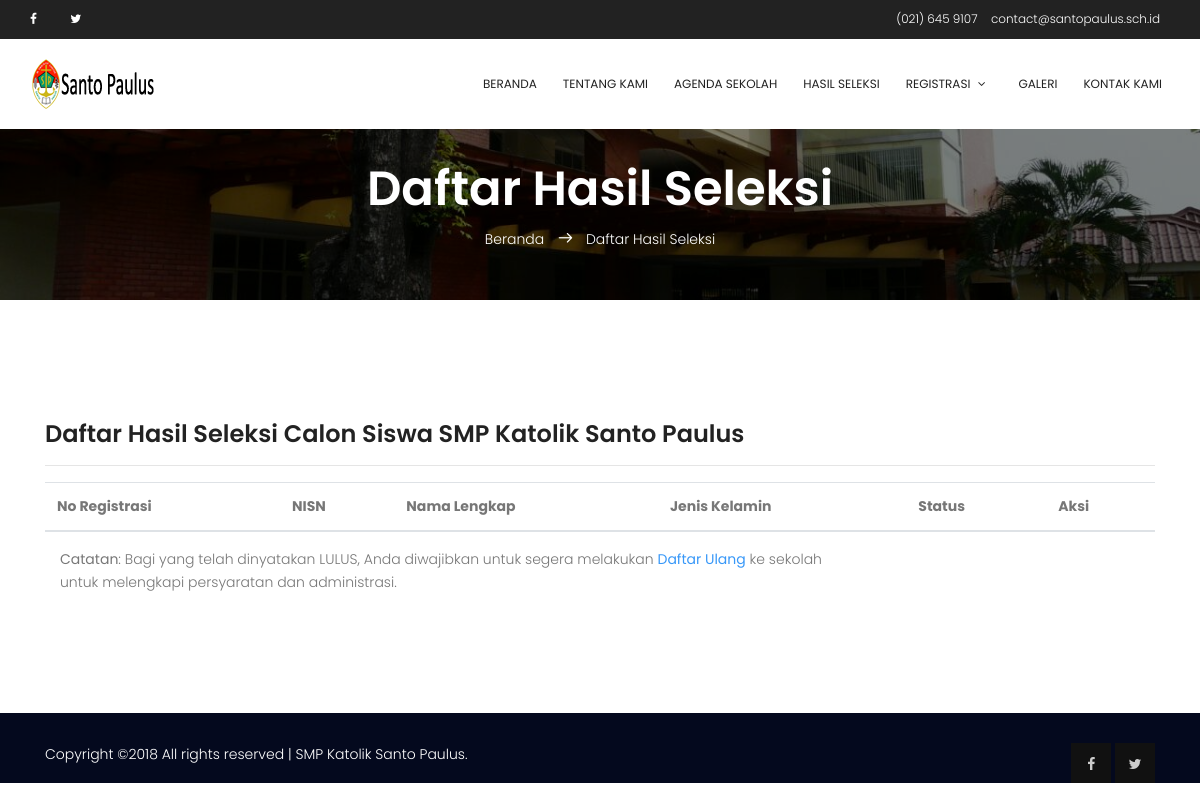
The app's page /?page=hasil-seleksi, older data.
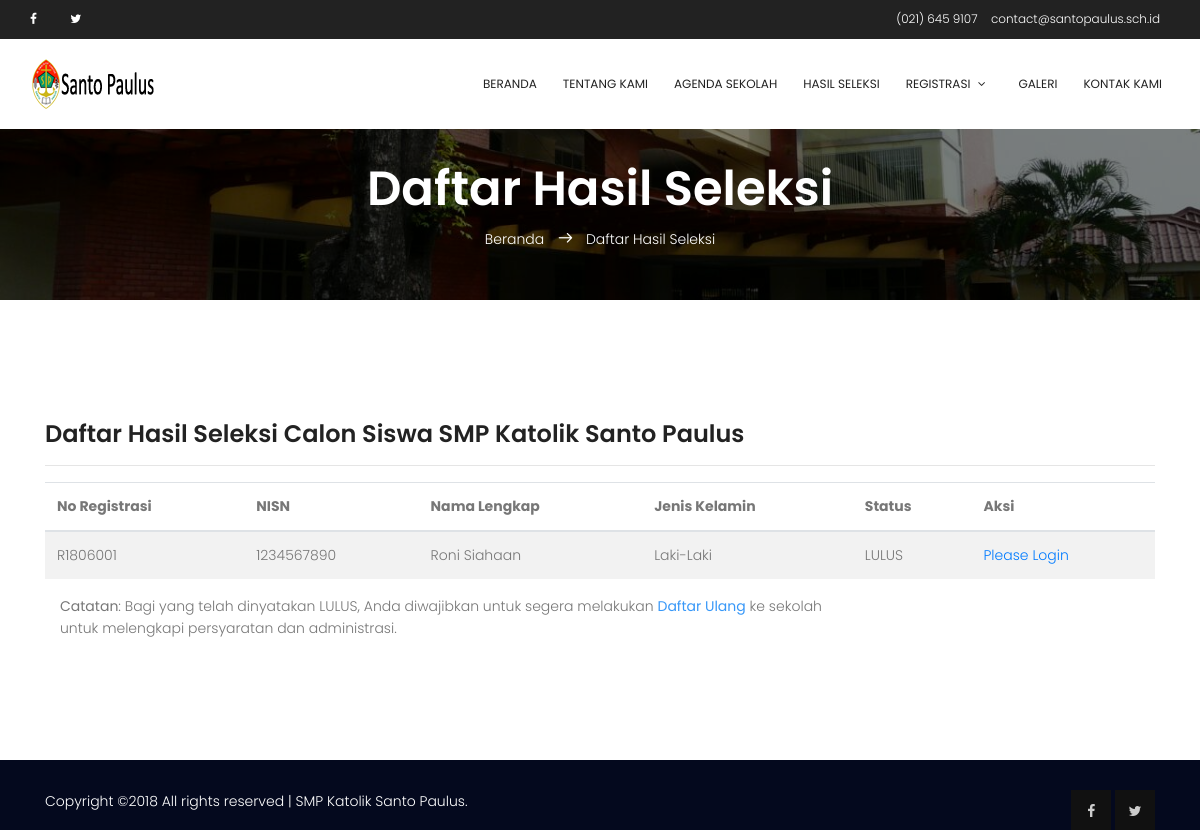
The same page, newer data.
### tables this page shows
CREATE TABLE `registrasi` (
  `reg_id` varchar(8) NOT NULL,
  `reg_date` date NOT NULL,
  `cs_nisn` varchar(10) NOT NULL,
  `reg_status` tinyint(4) NOT NULL COMMENT '1:process,2:file_verified,3:pass,4:not_pass'
);

CREATE TABLE `calon_siswa` (
  `cs_id` int(11) NOT NULL,
  `cs_nisn` varchar(10) NOT NULL,
  `cs_nis` varchar(12) NOT NULL,
  `cs_nama_lengkap` varchar(100) NOT NULL,
  `cs_tmpt_lahir` varchar(100) NOT NULL,
  `cs_tgl_lahir` date NOT NULL,
  `cs_jkel` enum('L','P') NOT NULL,
  `cs_agama` varchar(35) NOT NULL,
  `cs_no_tlp` varchar(36) NOT NULL,
  `cs_alamat_lengkap` text NOT NULL,
  `cs_nama_ayah` varchar(100) NOT NULL,
  `cs_nama_ibu` varchar(100) NOT NULL,
  `cs_nama_wali` varchar(100) NOT NULL,
  `cs_asal_sekolah` varchar(100) NOT NULL,
  `cs_email` varchar(100) NOT NULL,
  `berkas_id` int(10) NOT NULL DEFAULT '0'
);

### digi_canvas.php (called while the page is built, shortened)
<?php
require("includes/constants.php");
require('includes/class.db.php');
$database = DB::getInstance();
include("template/v_header.php");
include("template/v_content.php");
include("template/v_footer.php");
?>

### includes/constants.php (called while the page is built, shortened)
<?php
$baseurl = "http://".$_SERVER['HTTP_HOST'].str_replace(basename($_SERVER['SCRIPT_NAME']),"",$_SERVER['SCRIPT_NAME']);
?>

### includes/class.db.php (called while the page is built, shortened)
<?php
class DB
{
    private $link = null;
    static $inst = null;
    public function __construct()
    {
        try {
            $this->link = new mysqli( DB_HOST, DB_USER, DB_PASS, DB_NAME );
            $this->link->set_charset( "utf8" );
        } catch ( Exception $e ) {
            die( 'Unable to connect to database' );
        }
    }
    public function get_results( $query, $object = false )
    {
        $results = $this->link->query( $query );
        if( $this->link->error )
        {
            $this->log_db_errors( $this->link->error, $query );
            return false;
        }
        else
        {
            $row = array();
            while( $r = ( !$object ) ? $results->fetch_assoc() : $results->fetch_object() )
            {
                $row[] = $r;
            }
            return $row;
        }
    }
    static function getInstance()
    {
        if( self::$inst == null )
        {
            self::$inst = new DB();
        }
        return self::$inst;
    }
}

### modules/hasil-seleksi/page_seleksi.php (the view, shortened to what this page needs)
<?php
    $pagetitle = "Daftar Hasil Seleksi";
?>
<section class="banner-area relative">
    <div class="overlay overlay-bg"></div>
    <div class="container">
        <div class="row d-flex align-items-center justify-content-center">
            <div class="about-content col-lg-12">
                <h1 class="text-white">
                    <?php echo ucfirst($pagetitle);?>
                </h1>
                <p class="text-white link-nav"><a href="<?php echo $baseurl;?>">Beranda </a>  <span class="lnr lnr-arrow-right"></span>  <?php echo ucfirst($pagetitle);?></p>
            </div>
        </div>
    </div>
</section>
<section class="section-gap">
<div class="container">
    <div class="row">
        <div class="col-md-12">
            <h3>Daftar Hasil Seleksi Calon Siswa SMP Katolik Santo Paulus</h3><hr>
            <table id="data_grid" class="table table-striped">
            <thead>
                <tr>
                    <th>No Registrasi</th>
                    <th>NISN</th>
                    <th>Nama Lengkap</th>
                    <th>Jenis Kelamin</th>
                    <th>Status</th>
                    <th>Aksi</th>
                </tr>
            </thead>
            <tbody>
            <?php
                $query = "SELECT r.reg_id, r.reg_status, c.* "
                        . "FROM registrasi AS r INNER JOIN calon_siswa AS c ON r.cs_nisn = c.cs_nisn "
                        . "WHERE r.reg_status <> 1 ORDER BY reg_id ASC";
                $results = $database->get_results( $query );
                foreach( $results as $row )
                {
                    $key = filterOutput($row["reg_id"]);
                    $gender = $row["cs_jkel"] == "L" ? "Laki-Laki" : "Perempuan";
                    $stat = (int)$row["reg_status"];
                    switch ($stat){
                        case 3:
                            $status = strtoupper("lulus");
                            if (empty($_SESSION['isSession'])){
                                $html = '<a href="?page=enroll">Please Login</a>';
                            }else{
                                $html = '<form method="POST" action="modules/hasil-seleksi/do_print_card.php" target="_BLANK">';
                                $html .= '<input type="hidden" name="fkey" value="'.$key.'" readonly>';
                                $html .= '<button type="submit" class="btn btn-sm btn-success"><i class="fa fa-print"></i> Bukti Lulus</button>';
                                $html .= '</form>';
                            }
                        break;
                    }
                        echo '<td>'.$row["reg_id"].'</td>';
                        echo '<td>'.$row["cs_nisn"].'</td>';
                        echo '<td>'.$row["cs_nama_lengkap"].'</td>';
                        echo '<td>'.$gender.'</td>';
                        echo '<td>'.$status.'</td>';
                        echo '<td>'.$html.'</td>';
                }
            ?>
            </tbody>
            </table>
            <div class="col-md-9"><strong>Catatan</strong>: Bagi yang telah dinyatakan LULUS, Anda diwajibkan untuk segera melakukan <b>Daftar Ulang</b>
            ke sekolah untuk melengkapi persyaratan dan administrasi.</div>
        </div>
    </div>
</div>
</section>

Row changes from the older to the newer data that the page shows:
added registrasi: reg_id "R1806001", calon_siswa.cs_nisn "1234567890", calon_siswa.cs_nama_lengkap "Roni Siahaan", calon_siswa.cs_jkel "Laki-Laki", status "LULUS"
